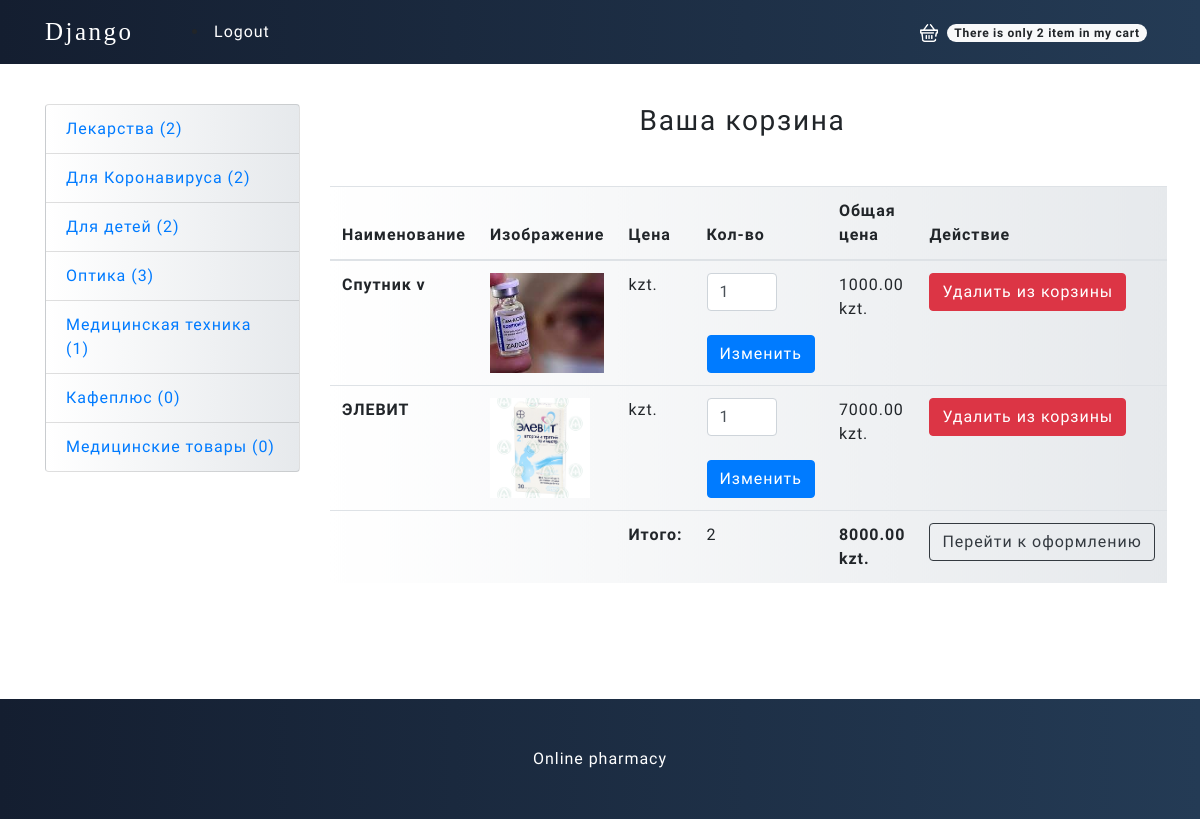
The app's page /cart/ (signed in) with its own data.
### mainapp/models.py (models this page shows, shortened)
class Cart(models.Model):
    owner = models.ForeignKey('Customer', null=True, verbose_name='Владелец', on_delete=models.CASCADE)
    products = models.ManyToManyField(CartProduct, blank=True, related_name='related_cart')
    total_products = models.PositiveIntegerField(default=0)
    final_price = models.DecimalField(max_digits=9, default=0, decimal_places=2, verbose_name='Общая цена')
    in_order = models.BooleanField(default=False)
    for_anonymous_user = models.BooleanField(default=False)

class Category(models.Model):
    name = models.CharField(max_length=255, verbose_name='Имя категории')
    slug = models.SlugField(unique=True)
    def get_absolute_url(self):
        return reverse('category_detail', kwargs={'slug': self.slug})

class CartProduct(models.Model):
    user = models.ForeignKey('Customer', verbose_name='Покупатель', on_delete=models.CASCADE)
    cart = models.ForeignKey('Cart', verbose_name='Корзина', on_delete=models.CASCADE, related_name='related_products')
    product = models.ForeignKey(Product, verbose_name='Товар', on_delete=models.CASCADE)
    qty = models.PositiveIntegerField(default=1)
    final_price = models.DecimalField(max_digits=9, decimal_places=2, verbose_name='Общая цена')

class Product(models.Model):
    category = models.ForeignKey(Category, verbose_name='Категория', on_delete=models.CASCADE)
    title = models.CharField(max_length=255, verbose_name='Наименование')
    slug = models.SlugField(unique=True)
    image = models.ImageField(verbose_name='Изображение')
    description = models.TextField(verbose_name='Описание', null=True)
    price = models.DecimalField(max_digits=9, decimal_places=2, verbose_name='Цена')
    features = models.ManyToManyField("specs.ProductFeatures", blank=True, related_name='features_for_product')

### mainapp/views.py (the view)
# urls.py: path('cart/', CartView.as_view(), name='cart'),
class CartView(CartMixin, View):
    def get(self, request, *args, **kwargs):
        categories = Category.objects.all()
        context = {
            'cart': self.cart,
            'categories': categories
        }
        return render(request, 'cart.html', context)

### mainapp/mixins.py (called while the page is built)
    def dispatch(self, request, *args, **kwargs):
        if request.user.is_authenticated:
            customer = Customer.objects.filter(user=request.user).first()
            if not customer:
                customer = Customer.objects.create(
                    user=request.user
                )
            cart = Cart.objects.filter(owner=customer, in_order=False).first()
            if not cart:
                cart = Cart.objects.create(owner=customer)
        else:
            cart = Cart.objects.filter(for_anonymous_user=True).first()
            if not cart:
                cart = Cart.objects.create(for_anonymous_user=True)
        self.cart = cart
        return super().dispatch(request, *args, **kwargs)

### mainapp/templates/cart.html (shortened to what this page needs)
 {% extends 'base.html' %} {% block content %}
<h3 class="text-center mt-5 mb-5">Ваша корзина {% if not cart.products.count %}пуста{% endif %}</h3>
 {% if cart.products.count %}
<table class="table">
    <thead>
        <tr>
            <th scope="col">Наименование</th>
            <th scope="col">Изображение</th>
            <th scope="col">Цена</th>
            <th scope="col">Кол-во</th>
            <th scope="col">Общая цена</th>
            <th scope="col">Действие</th>
        </tr>
    </thead>
    <tbody>
    {% for item in cart.products.all %}
        <tr>
          <th scope="row">{{ item.product.title }}</th>
          <td class="w-25"><img src="{{ item.product.image.url }}" class="img-fluid"></td>
          <td>{{ item.content_object.price }} kzt.</td>
          <td>
            <form action="{% url 'change_qty' slug=item.product.slug %}" method="POST">
              <input type="number" class="form-control" name="qty" style="width: 70px;" min="1" value="{{ item.qty }}">
              <br>
              <input type="submit" class="btn btn-primary" value="Изменить">
            </form>
          </td>
            <td>{{ item.final_price }} kzt.</td>
          <td>
            <a href="{% url 'delete_from_cart' slug=item.product.slug %}"><button class="btn btn-danger">Удалить из корзины</button></a>
          </td>
        </tr>
    {% endfor %}
   <tr>
            <td colspan="2"></td>
            <td>
                <strong> Итого:</strong>
            </td>
            <td>{{ cart.total_products }}</td>
            <td>
                <strong>{{ cart.final_price }} kzt.</strong>
            </td>
            <td>
                <a href="{% url 'checkout' %}">
                    <button class="btn btn-outline-dark">Перейти к оформлению</button>
                </a>
            </td>
        </tr>
    </tbody>
</table>
{% endif %} {% endblock content %}

### mainapp/templates/base.html (shortened to what this page needs)
{% load static %}
<!DOCTYPE html>
<html lang="en">
<head>
    <link rel="stylesheet" href="https://maxcdn.bootstrapcdn.com/bootstrap/4.0.0/css/bootstrap.min.css">
    <link rel="stylesheet" href="./style.css">
</head>
<body>
    <nav class="navbar navbar-expand-lg navbar-dark bg-dark fixed-top">
        <div class="container">
            <a class="navbar-brand" href="{% url 'base' %}">Django</a>
                  {% if not request.user.is_authenticated %}
            <a class="navbar-text text-light" href="{% url 'login' %}" style="margin-left: 100px">Login</a>
            <a class="navbar-text text-light" href="{% url 'registration' %}"style="margin-left: 50px">Regist</a>
                {% else %}
              <li class="nav-item">
                  <span class="navbar-text text-light">
                      <a href="{% url 'logout' %}" style="margin-right: 600px">Logout</a>
                  </span>
              </li>
          {% endif %}
            <ul class="navbar-nav">
            <div class="collapse navbar-collapse" id="navbarResponsive">
                <ul class="navbar-nav ml-auto">
                    <li class="nav-item">
                        <a class="nav-link" href="{% url 'cart' %}">
                            <img src="{% static 'mainapp/shopping-cart.jpg' %}" width="18" alt="">
                            <span class="ml-1 badge badge-pill badge-light">
                                There is only
                                {{ cart.products.count }}
                                item in my cart
                            </span>
                        </a>
                    </li>
                </ul>
            </div>
        </div>
    </nav>
    <div class="container">
        <div class="row">
            <div class="col-lg-3 mt-5">
        <div class="list-group">
          {% for category in categories %}
          <a href="{{ category.get_absolute_url }}" class="list-group-item">{{ category.name }} ({{ category.product_set.count }})</a>
          {% endfor %}
        </div>
      </div>
            <div class="col-lg-9">
                {% block content %}{% endblock content %}
        </div>
    </div>
    </div>
    <footer class="py-5 bg-dark" style="margin-top: 100px;">
        <div class="container">
            <p class="m-0 text-center text-white">Online pharmacy</p>
        </div>
    </footer>
</body>
</html>

### mainapp/templates/style.css (style rules this page uses)
* { padding: 0; margin: 0; box-sizing: border-box; font-family: 'Brygada 1918', serif; letter-spacing: 0.06em; }
body { padding-top: 56px; }
.table tbody tr td img { height: 100px; object-fit: cover; }
.breadcrumb, table, .list-group a { border-radius: 0; background: #c2c9d1; background: -webkit-linear-gradient(to right, #dfe3e9, #dde1ec); background: linear-gradient(to right, #ffffff, #e6e9ec); }
nav, footer, .product { background: #141e30; background: -webkit-linear-gradient(to right, #141e30, #243b55); background: linear-gradient(to right, #141e30, #243b55); }
.navbar-brand { letter-spacing: 0.1em; font-size: 25px; font-family: 'Cormorant Upright', serif; }

### records on screen
Cart: products.count "2", total_products "2", final_price "8000.00"
Category: name "Лекарства", product_set.count "2"
Category: name "Для Коронавируса", product_set.count "2"
Category: name "Для детей", product_set.count "2"
Category: name "Оптика", product_set.count "3"
Category: name "Медицинская техника", product_set.count "1"
Category: name "Кафеплюс", product_set.count "0"
Category: name "Медицинские товары", product_set.count "0"
CartProduct: product "Спутник v", product.image (picture), qty "1", final_price "1000.00"
CartProduct: product "ЭЛЕВИТ", product.image (picture), qty "1", final_price "7000.00"
